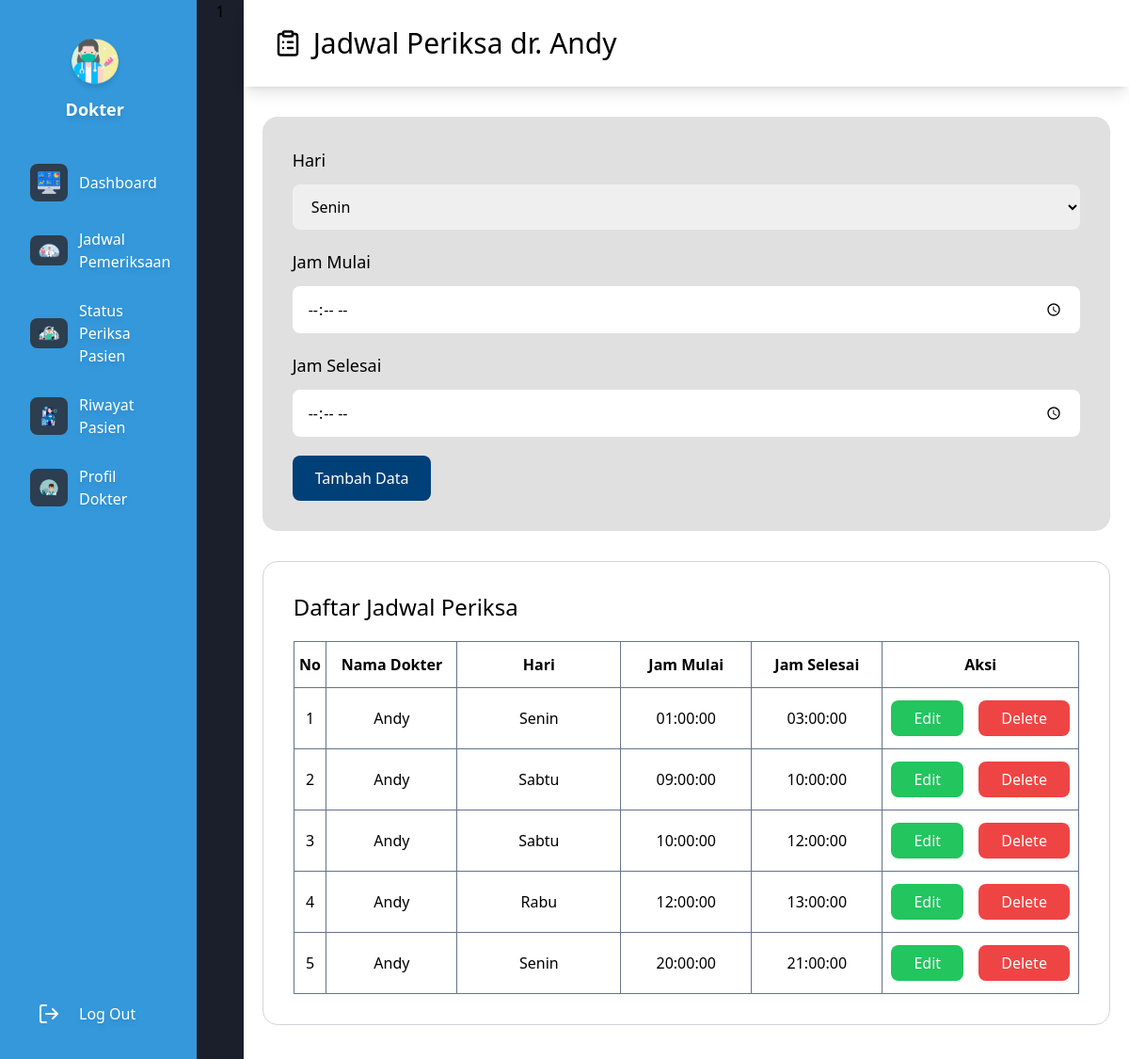
Screenshot of /pages/dokter/jadwal_periksa.php (signed in) with the database file from the repository.
### tables this page shows
CREATE TABLE `dokter` (
  `id` int(11) UNSIGNED NOT NULL,
  `username` varchar(50) NOT NULL,
  `password` varchar(20) NOT NULL,
  `nama` varchar(255) NOT NULL,
  `alamat` varchar(255) NOT NULL,
  `no_hp` varchar(50) NOT NULL,
  `id_poli` int(11) UNSIGNED NOT NULL
);

CREATE TABLE `jadwal_periksa` (
  `id` int(10) UNSIGNED NOT NULL,
  `id_dokter` int(10) UNSIGNED NOT NULL,
  `hari` enum('Senin','Selasa','Rabu','Kamis','Jumat','Sabtu') NOT NULL,
  `jam_mulai` time NOT NULL,
  `jam_selesai` time NOT NULL
);

### functions/connect_database.php (called while the page is built)
<?php
$conn = mysqli_connect("localhost", "root", "", "poli" );
function query($query){
    global $conn;
    $data_pack = mysqli_query($conn, $query);
    $data = [];
    while ($item = mysqli_fetch_assoc($data_pack)) {
        $data[] = $item;
    }
    return $data;
}
 ?>

### pages/dokter/jadwal_periksa.php (the view, shortened to what this page needs)
<?php
$username = $_SESSION["username"];
require '../../functions/connect_database.php';
require '../../functions/dokter_functions.php';
$query_id = "SELECT id FROM dokter WHERE username = '$username'";
$result_id = mysqli_query($conn, $query_id);
if ($row = mysqli_fetch_assoc($result_id)) {
    $id_dokter = $row['id'];
}
$query_nama = "SELECT nama FROM dokter WHERE username = '$username'";
$result_nama = mysqli_query($conn, $query_nama);
if ($row = mysqli_fetch_assoc($result_nama)) {
    $nama_dokter = $row['nama'];
}
$jadwal_periksa = query("SELECT * FROM jadwal_periksa WHERE id_dokter = $id_dokter");
?>
<!DOCTYPE html>
<html lang="en">
<head>
    <script src="https://cdn.tailwindcss.com"></script>
</head>
<body class="flex gap-5 bg-[#1A1F2B]">
    <?= include("../../components/sidebar_dokter.php"); ?>
    <main class="flex flex-col w-full bg-[#292E3B bg-white pb-10">
        <header class="flex items-center gap-3 px-8 py-7 shadow-lg">
            <img src="../../assets/icons/clipboard-list.svg" alt="" width="30px" class="invert">
            <h1 class="text-3xl font-medium">Jadwal Periksa dr. <?= $nama_dokter ?></h1>
        </header>
        <article>
            <form action="" method="post" class="flex flex-col gap-5 mt-8 mx-5 p-8 bg-[#e0e0e0] rounded-2xl">
                <div class="flex flex-col gap-3">
                    <label for="hari" class="text-lg font-medium">Hari</label>
                    <select id="hari" name="hari" class="px-4 py-3 outline-none rounded-lg">
                        <option value="Senin">Senin</option>
                    </select>
                </div>
                <div class="flex flex-col gap-3">
                    <label for="jam_mulai" class="text-lg font-medium">Jam Mulai</label>
                    <input type="time" name="jam_mulai" id="jam_mulai" placeholder="Jam Mulai"
                        class="px-4 py-3 outline-none rounded-lg">
                </div>
                <div class="flex flex-col gap-3">
                    <label for="jam_selesai" class="text-lg font-medium">Jam Selesai</label>
                    <input type="time" name="jam_selesai" id="jam_selesai" placeholder="Jam Selesai"
                        class="px-4 py-3 outline-none rounded-lg">
                </div>
                <button type="submit" name="submit"
                    class="bg-[#004079] w-fit py-3 px-6 text-white font-medium rounded-lg">Tambah
                    Data</button>
            </form>
            <section class="mt-8 mx-5 p-8 border border-gray-300 rounded-2xl">
                <h1 class="mb-5 text-2xl font-medium">Daftar Jadwal Periksa</h1>
                <table class="w-full table-fixed border border-yellow-500">
                    <thead class="">
                        <tr>
                            <th class="w-[5%] border border-slate-500 py-3">No</th>
                            <th class="w-[20%] border border-slate-500 py-3">Nama Dokter</th>
                            <th class="w-[25%] border border-slate-500 py-3">Hari</th>
                            <th class="w-[20%] border border-slate-500 py-3">Jam Mulai</th>
                            <th class="w-[20%] border border-slate-500 py-3">Jam Selesai</th>
                            <th class="w-[30%] border border-slate-500 py-3">Aksi</th>
                        </tr>
                    </thead>
                    <tbody class="">
                        <?php $index = 1; ?>
                        <?php foreach($jadwal_periksa as $item) : ?>
                        <tr>
                            <td class="border border-slate-500 py-5 text-center">
                                <?= $index  ?>
                            </td>
                            <td class="border border-slate-500 py-5 text-center">
                                <?= $nama_dokter ?>
                            </td>
                            <td class="border border-slate-500 py-5 text-center">
                                <?= $item["hari"] ?>
                            </td>
                            <td class="border border-slate-500 py-5 text-center">
                                <?= $item["jam_mulai"] ?>
                            </td>
                            <td class="border border-slate-500 py-5 text-center">
                                <?= $item["jam_selesai"] ?>
                            </td>
                            <td class="border border-slate-500 py-5 text-center">
                                <a href="edit_jadwal_periksa.php?id=<?= $item["id"] ?>" class="bg-green-500 px-6 py-2 rounded-lg text-white mr-3">Edit</a>
                                <a href="hapus_jadwal_periksa.php?id=<?= $item["id"] ?>" class="bg-red-500
                                    px-6 py-2 rounded-lg text-white">Delete</a>
                            </td>
                        </tr>
                        <?php $index++ ?>
                        <?php endforeach; ?>
                    </tbody>
                </table>
            </section>
        </article>
    </main>
</body>
</html>

### components/sidebar_dokter.php
<aside class="flex flex-col w-[250px] h-[100vh] order-r-4 border-slate-600 pl-6 pr-8 py-10 sticky top-0 bg-[#3498db]">
    <div class="flex flex-col items-center gap-3">
        <img src="../../assets/images/dokter.png" alt="Profile Dokter" width="50px" class="rounded-full shadow-md">
        <h1 class="text-lg text-white font-semibold drop-shadow-md">Dokter</h1>
    </div>
    <div class="flex flex-col gap-5 mt-10">
        <a href="dashboard_dokter.php"
            class="flex items-center gap-3 pr-5 pl-2 py-1 rounded-lg hover:bg-[#2C3E50] hover:translate-x-4 transition-all duration-300">
            <img src="../../assets/images/dashboard.png" alt="Dashboard" width="40px" class="p-2 bg-[#2C3E50] rounded-lg">
            <h1 class="text-white font-medium drop-shadow-md">Dashboard</h1>
        </a>
        <a href="jadwal_periksa.php"
            class="flex items-center gap-3 pr-5 pl-2 py-1 rounded-lg hover:bg-[#2C3E50] hover:translate-x-4 transition-all duration-300">
            <img src="../../assets/images/jadwal_periksa.png" alt="Jadwal Periksa" width="40px" class="p-2 bg-[#2C3E50] rounded-lg">
            <h1 class="text-white font-medium drop-shadow-md">Jadwal Pemeriksaan</h1>
        </a>
        <a href="memeriksa_pasien.php"
            class="flex items-center gap-3 pr-5 pl-2 py-1 rounded-lg hover:bg-[#2C3E50] hover:translate-x-4 transition-all duration-300">
            <img src="../../assets/images/periksa.png" alt="Memeriksa Pasien" width="40px" class="p-2 bg-[#2C3E50] rounded-lg">
            <h1 class="text-white font-medium drop-shadow-md">Status Periksa Pasien</h1>
        </a>
        <a href="riwayat_pasien.php"
            class="flex items-center gap-3 pr-5 pl-2 py-1 rounded-lg hover:bg-[#2C3E50] hover:translate-x-4 transition-all duration-300">
            <img src="../../assets/images/riwayat_poli.png" alt="Riwayat Pasien" width="40px" class="p-2 bg-[#2C3E50] rounded-lg">
            <h1 class="text-white font-medium drop-shadow-md">Riwayat Pasien</h1>
        </a>
        <a href="profil.php"
            class="flex items-center gap-3 pr-5 pl-2 py-1 rounded-lg hover:bg-[#2C3E50] hover:translate-x-4 transition-all duration-300">
            <img src="../../assets/images/profil_dokter.png" alt="Profil" width="40px" class="p-2 bg-[#2C3E50] rounded-lg">
            <h1 class="text-white font-medium drop-shadow-md">Profil Dokter</h1>
        </a>
        <a href="../../auth/logout.php"
            class="absolute bottom-7 flex items-center gap-3 pr-5 pl-2 py-1 rounded-lg hover:bg-red-500 hover:translate-x-4 transition-all duration-300">
            <img src="../../assets/icons/log-out.svg" alt="Log Out" width="40px" class="p-2 rounded-lg">
            <h1 class="text-white font-medium drop-shadow-md">Log Out</h1>
        </a>
    </div>
</aside>

### rows the page displays
dokter: nama "Andy"
jadwal_periksa: id_dokter.nama "Andy", hari "Senin", jam_mulai "01:00:00", jam_selesai "03:00:00"
jadwal_periksa: id_dokter.nama "Andy", hari "Sabtu", jam_mulai "09:00:00", jam_selesai "10:00:00"
jadwal_periksa: id_dokter.nama "Andy", hari "Sabtu", jam_mulai "10:00:00", jam_selesai "12:00:00"
jadwal_periksa: id_dokter.nama "Andy", hari "Rabu", jam_mulai "12:00:00", jam_selesai "13:00:00"
jadwal_periksa: id_dokter.nama "Andy", hari "Senin", jam_mulai "20:00:00", jam_selesai "21:00:00"

### other values shown
include("../../components/sidebar_dokter.php") "1"
